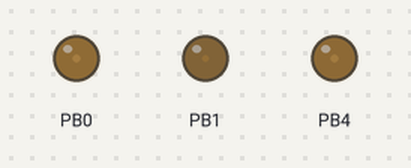
The sketch below on a simulated ATtiny85, built with avr-gcc and run on an emulated ATtiny85. On the bench: output pins drawn as LEDs (lit = HIGH). Random numbers use the default seed unless the sketch sets one.

Above: at 0.15 s.
At 2.86 s:
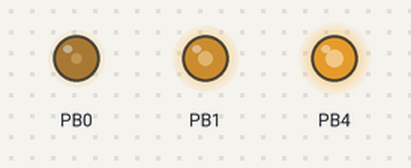
At 9.49 s:
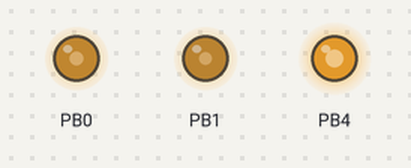
At 18.83 s:
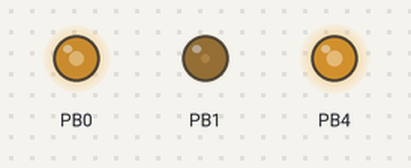
At 29.03 s:
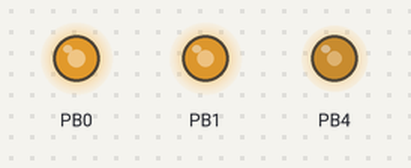
At 37.79 s:
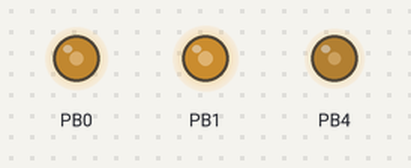
Timing chart, 0 to 37.7 s (numbered marks = the images above):
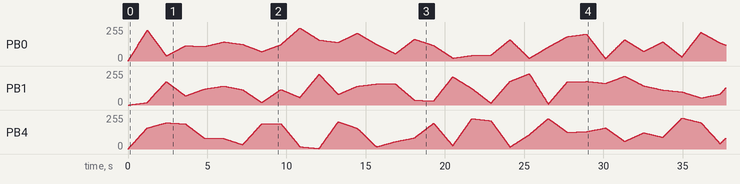

The sketch:

rgb-attiny85.ino
```cpp
#include "Rgb.h"

#define PIN_COL0B       _BV(PINB0)
#define PIN_COL1B       _BV(PINB1)
#define PIN_COL2B       _BV(PINB4)

#define RGB_COL_DUR    9000

RGB rgb(RGB_COL_DUR);

void setup() {
  // Pin mode - output
  DDRB |= PIN_COL0B | PIN_COL1B | PIN_COL2B;

  // init all rgb logic
  rgb.start();
}

void loop() {
  // possible to control fro outside
  int8_t state = 0;

  if (state == 1)
    rgb.on();
  else if (state == -1)
    rgb.off();

  rgb.loop();
}
```

Rgb.cpp
```cpp
#include "Rgb.h"

RGB::RGB(uint16_t duration) {
  this->transition_frames = duration / frame_duration_ms;
}

void RGB::init() {
  // Setup 2 PWMs on Timer0 on OC0A/PB0 and OC0B/PB1
  TCCR0A = B10<<COM0A0 | B10<<COM0B0 | 1<<WGM01 | 1<<WGM00;
  TCCR0B = 0<<WGM02  | B10<<CS00; // CLK/8

  // Configure third PWM on Timer1 OC1B/PB4
  GTCCR = 1<<PWM1B | B10<<COM1B0;
  TCCR1 = B0100<<CS10; // CLK/8

  this->initialized = true;
}

void RGB::start() {
  if (!this->initialized)
    this->init();
}

void RGB::on() {
  ledState = true;
}

void RGB::off() {
  ledState = false;
}

bool RGB::isOn() {
  return ledOn;
}

void RGB::loop() {
  if (ledState) {
    if (frame_index >= transition_frames || !ledOn) {
      frame_index = 0;
      copyColor(nextColor, lastColor);
      getRandomColor(nextColor);
      ledOn = true;
    }

    // TODO: can freeze here on millis() overflow / 49 days
    if (millis() >= next_frame_ms) {
      getCurrentColor(lastColor, nextColor, currColor, frame_index, transition_frames);
      setColor(currColor);
      frame_index++;
      next_frame_ms = millis() + frame_duration_ms;
    }
  } else {
    if (ledOn) {
      copyColor(COL_BLACK, nextColor);
      setColor(COL_BLACK);
      ledOn = false;
    }
  }
}

void RGB::copyColor(uint8_t from[], uint8_t to[]) {
  for (int i = 0; i < 3; i++)
    to[i] = from[i];
}


void RGB::setColor(uint8_t color[]) {
  *Port[0] = color[0];
  *Port[1] = color[1];
  *Port[2] = color[2];
}

void RGB::getCurrentColor(uint8_t prev[], uint8_t next[], uint8_t dest[], long frameIndex, long frameCount) {
  for ( int i = 0; i < 3; i++) {
    unsigned int prev0 = prev[i];
    unsigned int next0 = next[i];
    unsigned int curr0 = 0;
    if (next0 >= prev0)
      curr0 = prev0 + (next0 - prev0) * frameIndex / frameCount;
    else
      curr0 = prev0 - (prev0 - next0) * frameIndex / frameCount;
    dest[i] = curr0;
  }
}

#ifdef RGB_COLOR_DEBUG
#pragma message "RGB_COLOR_DEBUG mode"
// TEST COLORS RENDER CORRECTLY
void RGB::getRandomColor(uint8_t dest[]) {
  if (seq % 2 == 1) {
    dest[0] = 0;
    dest[1] = 0;
    dest[2] = 0;
  } else {
    dest[0] = (seq / 2) % 3 == 0 ? COL_MAX[0] : 0;
    dest[1] = (seq / 2) % 3 == 1 ? COL_MAX[1] : 0;
    dest[2] = (seq / 2) % 3 == 2 ? COL_MAX[2] : 0;
    /*
        dest[0] = 0;
        dest[1] = 0;
        dest[2] = COL_MAX[0]; */
  }
  seq++;
}
#else

void RGB::getRandomColor(uint8_t dest[]) {
  while (true) {
    unsigned int r = random(COL_MAX[0]);
    unsigned int g = random(COL_MAX[1]);
    unsigned int b = random(COL_MAX[2]);
    long total = r + g + b;
    if (total > COL_MAX[1] && total <= COL_MAX[1] * 2) {
      unsigned int avg = total / 3;
      if (abs(avg - r) > COL_MAX[0] / 2 || abs(avg - g) > COL_MAX[1] / 2 || abs(avg - b) > COL_MAX[2] / 2) {
        dest[0] = r;
        dest[1] = g;
        dest[2] = b;
        break;
      }
    }
  }
}
#endif
```

Rgb.h
```cpp
#ifndef __RGB_h__
#define __RGB_h__

#include "Arduino.h"

//#define RGB_COLOR_DEBUG
#define RGB_COL_FPS  30

class RGB
{

  public:
    RGB(uint16_t duration);

    volatile uint8_t* Port[3] = { &OCR0A, &OCR0B, &OCR1B };

    void start();
    void loop();
    void on();
    void off();
    bool isOn();

  protected:
    void init();
    bool initialized = false;
    bool ledOn = true;
    bool ledState = true;

  private:

    #ifdef RGB_COLOR_DEBUG
    long seq = 0;
    #endif

    uint8_t lastColor[3] = {0, 0, 0};
    uint8_t nextColor[3] = {0, 0, 0};
    uint8_t currColor[3] = {0, 0, 0};
    uint8_t COL_BLACK[3] = {0, 0, 0};

    unsigned long frame_duration_ms = 1000 / RGB_COL_FPS;
    unsigned long frame_index = -1;
    unsigned long next_frame_ms = 0;
    unsigned long transition_frames;

    const uint8_t COL_MAX[3] = {0xFF, 0xFF, 0xFF};

    void copyColor(uint8_t from[], uint8_t to[]);
    void setColor(uint8_t color[]);
    void getCurrentColor(uint8_t prev[], uint8_t next[], uint8_t dest[], long frameIndex, long frameCount);
    void getRandomColor(uint8_t dest[]);

};

#endif
```
